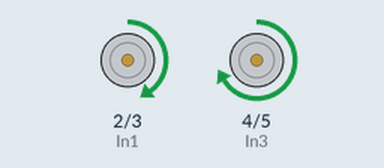
Bench run of a sketch on a simulated Arduino Uno, built with avr-gcc and run on an emulated ATmega328P. On the bench: motor-driver pin pairs drawn as motors (green arrow = first pin HIGH = forward, orange = second pin HIGH = backward, longer = more drive, scaled by the enable pin).

Above: at 0.5 s.
Timing chart, 0 to 4.6 s (numbered marks = the images above):
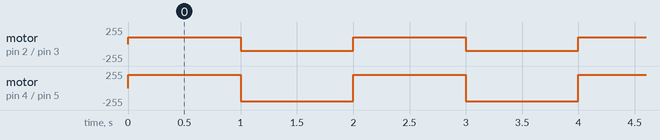

The sketch:

Lesson-3.ino
```cpp
// first motor input pins & speed control pin.
int In1 = 2;
int In2 = 3;
int ENA = 9;

// second motor input pins & speed control pin.
int In3 = 4;
int In4 = 5;
int ENB = 10;


int ENA_DEFAULT = 100;
int ENB_DEFAULT = 200;

void setup()
{
  pinMode(In1, OUTPUT);
  pinMode(In2, OUTPUT);
  pinMode(In3, OUTPUT);
  pinMode(In4, OUTPUT);

  pinMode(ENA, OUTPUT);
  pinMode(ENB, OUTPUT);

  analogWrite(ENA, ENA_DEFAULT);
  analogWrite(ENB , ENB_DEFAULT);

}


void loop()
{
  analogWrite(ENA, ENA_DEFAULT);
  analogWrite(ENB, ENB_DEFAULT);

  digitalWrite(In1, HIGH);
  digitalWrite(In2, LOW);

  digitalWrite(In3, HIGH);
  digitalWrite(In4, LOW);
  delay(1000);

  digitalWrite(In1, LOW);
  digitalWrite(In2, HIGH);

  digitalWrite(In3, LOW);
  digitalWrite(In4, HIGH);
  delay(1000);


}
```

Measured:
- by itself, motor on pin 2 (In1) / pin 3 (In2): alternates forward 100/255 for 1.0 s and backward 100/255 for 1.0 s
- by itself, motor on pin 4 (In3) / pin 5 (In4): alternates forward 200/255 for 1.0 s and backward 200/255 for 1.0 s
